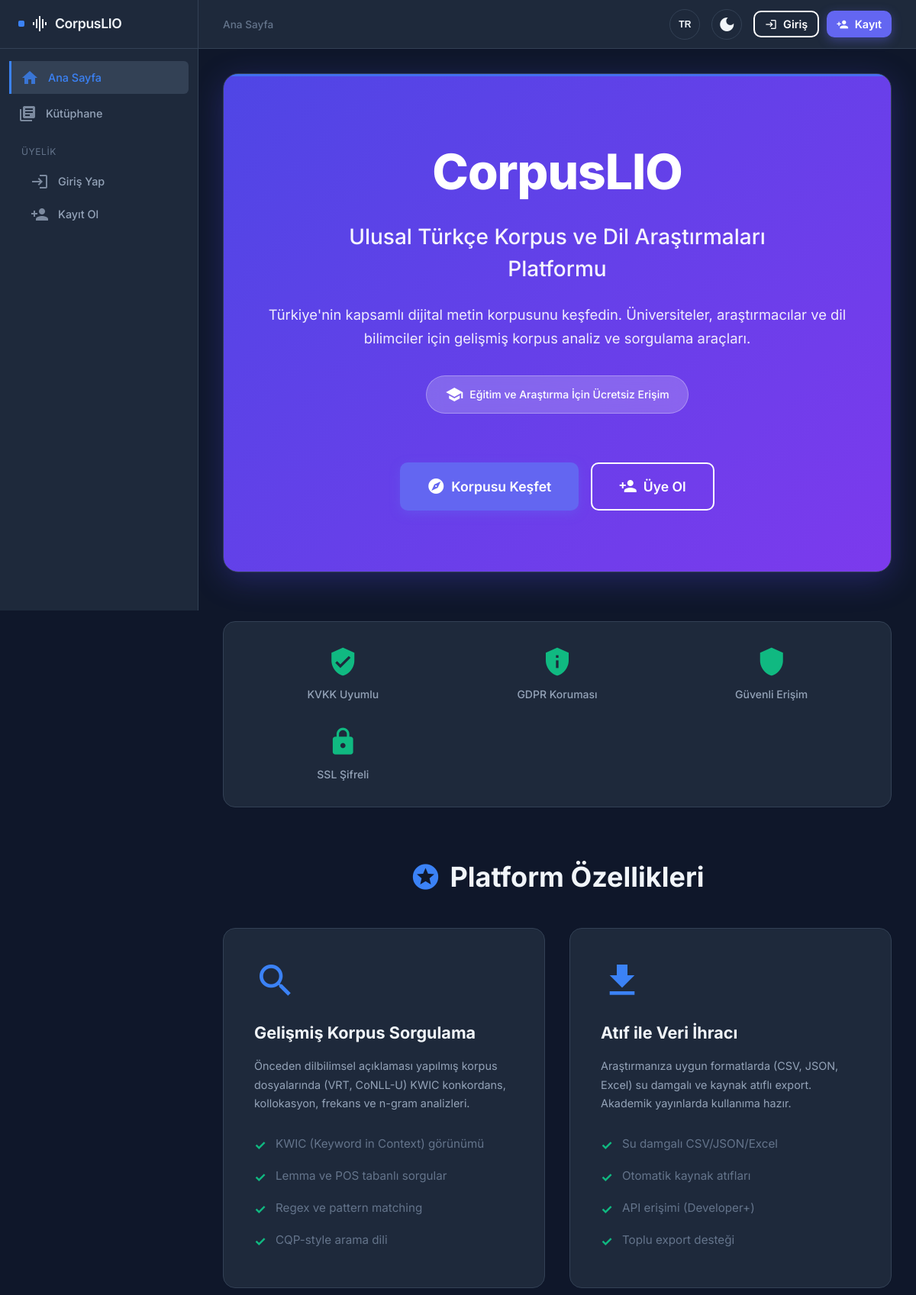
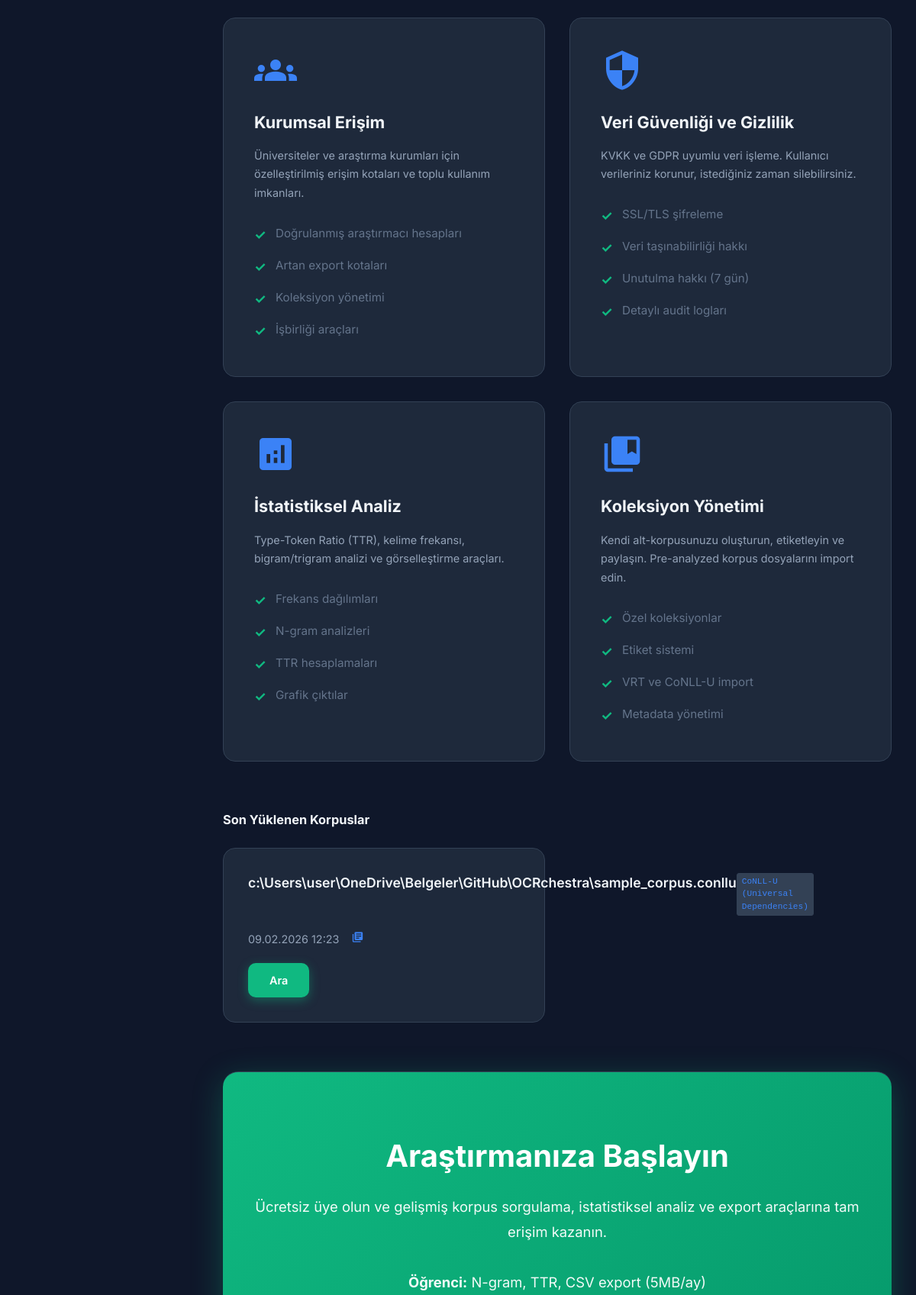
The page /tr/ (upper part) on the database its author committed (2 pictures, top to bottom).
### corpus/models.py (models this page shows, shortened)
class CorpusMetadata(models.Model):
    document = models.OneToOneField(
        Document,
        on_delete=models.CASCADE,
        related_name='corpus_metadata',
        verbose_name="Belge"
    )
    FORMAT_CHOICES = [
        ('vrt', 'VRT (Corpus Workbench)'),
        ('conllu', 'CoNLL-U (Universal Dependencies)'),
        ('plain', 'Plain Text'),
    ]
    source_format = models.CharField(
        max_length=20,
        choices=FORMAT_CHOICES,
        verbose_name="Kaynak Format"
    )
    global_metadata = models.JSONField(
        default=dict,
        blank=True,
        verbose_name="Global Metadata",
        help_text="Document-level attributes (author, date, genre, etc.)"
    )
    structural_annotations = models.JSONField(
        default=dict,
        blank=True,
        verbose_name="Yapısal Anotasyonlar",
        help_text="Paragraph, section, speaker information"
    )
    imported_at = models.DateTimeField(
        auto_now_add=True,
        verbose_name="İmport Tarihi"
    )
    imported_by = models.ForeignKey(
        User,
        on_delete=models.SET_NULL,
        null=True,
        blank=True,
        verbose_name="İmport Eden"
    )
    original_filename = models.CharField(
        max_length=500,
        verbose_name="Orijinal Dosya Adı"
    )
    file_hash = models.CharField(
        max_length=64,
        unique=True,
        verbose_name="Dosya Hash (SHA256)",
        help_text="Duplicate detection"
    )
    sentence_count = models.IntegerField(
        default=0,
        verbose_name="Cümle Sayısı"
    )
    unique_lemmas = models.IntegerField(
        default=0,
        verbose_name="Benzersiz Lemma Sayısı"
    )
    unique_forms = models.IntegerField(
        default=0,
        verbose_name="Benzersiz Form Sayısı"
    )
    class Meta:
        verbose_name = "Korpus Metadata"
        verbose_name_plural = "Korpus Metadata"

### corpus/views.py (the view)
# urls.py: path('', views.home_view, name='home'),
def home_view(request):
    from .models import Token, Sentence, CorpusMetadata
    total_corpora = CorpusMetadata.objects.count()
    total_documents = Document.objects.count()
    total_tokens = Token.objects.count()
    total_sentences = Sentence.objects.count()
    recent_corpora = CorpusMetadata.objects.select_related('document').all().order_by('-imported_at')[:4]
    total_collections = Collection.objects.count()
    from django.db.models import Count
    popular_tags = Tag.objects.annotate(
        doc_count=Count('documents')
    ).filter(doc_count__gt=0).order_by('-doc_count')[:10]
    context = {
        'total_corpora': total_corpora,
        'total_documents': total_documents,
        'total_tokens': total_tokens,
        'total_sentences': total_sentences,
        'total_collections': total_collections,
        'recent_corpora': recent_corpora,
        'popular_tags': popular_tags,
        'active_tab': 'home'
    }
    return render(request, 'corpus/home.html', context)

### templates/corpus/home.html (shortened to what this page needs)
{% extends "corpus/base.html" %}
{% load i18n %}
{% load corpus_extras %}
{% block content %}
<div class="hero-section" role="banner">
    <div class="hero-content">
        <h1 class="hero-title" id="main-heading">
            <span aria-label="CorpusLIO">CorpusLIO</span>
        </h1>
        <p class="hero-subtitle">Ulusal Türkçe Korpus ve Dil Araştırmaları Platformu</p>
        <p class="hero-description">
            Türkiye'nin kapsamlı dijital metin korpusunu keşfedin. Üniversiteler, araştırmacılar ve dil bilimciler için
            gelişmiş korpus analiz ve sorgulama araçları.
        </p>
        <div class="mission-badge" role="complementary" aria-label="Platform misyonu">
            <span class="material-icons" aria-hidden="true">school</span>
            <span>Eğitim ve Araştırma İçin Ücretsiz Erişim</span>
        </div>
        <div class="hero-buttons" role="navigation" aria-label="Ana eylemler">
            {% load auth_extras %}
            <a href="{% url 'corpus:library' %}" class="btn btn-primary btn-large"
                aria-label="Korpusu keşfetmeye başla">
                <span class="material-icons" aria-hidden="true">explore</span>
                <span>Korpusu Keşfet</span>
            </a>
            {% if user.is_authenticated %}
            <a href="{% url 'corpus:corpus_search' %}" class="btn btn-secondary btn-large"
                aria-label="Korpusta arama yap">
                <span class="material-icons" aria-hidden="true">search</span>
                <span>Korpus Ara</span>
            </a>
            <a href="{% url 'corpus:dashboard' %}" class="btn btn-outline btn-large"
                aria-label="Kontrol panelinize git">
                <span class="material-icons" aria-hidden="true">dashboard</span>
                <span>Dashboard</span>
            </a>
            {% else %}
            <a href="{% url 'corpus:register' %}" class="btn btn-outline btn-large" aria-label="Ücretsiz üye olun">
                <span class="material-icons" aria-hidden="true">person_add</span>
                <span>Üye Ol</span>
            </a>
            {% endif %}
        </div>
    </div>
</div>
<section class="trust-section" role="region" aria-labelledby="trust-heading">
    <div class="trust-grid">
        <div class="trust-item">
            <span class="material-icons" aria-hidden="true">verified_user</span>
            <span>KVKK Uyumlu</span>
        </div>
        <div class="trust-item">
            <span class="material-icons" aria-hidden="true">privacy_tip</span>
            <span>GDPR Koruması</span>
        </div>
        <div class="trust-item">
            <span class="material-icons" aria-hidden="true">shield</span>
            <span>Güvenli Erişim</span>
        </div>
        <div class="trust-item">
            <span class="material-icons" aria-hidden="true">https</span>
            <span>SSL Şifreli</span>
        </div>
    </div>
</section>
<section class="features-section" role="region" aria-labelledby="features-heading">
    <h2 id="features-heading" class="section-title">
        <span class="material-icons" aria-hidden="true">stars</span>
        Platform Özellikleri
    </h2>
    <div class="features-grid">
        <div class="feature-card" tabindex="0">
            <span class="material-icons feature-icon" aria-hidden="true">search</span>
            <h3>Gelişmiş Korpus Sorgulama</h3>
            <p>Önceden dilbilimsel açıklaması yapılmış korpus dosyalarında (VRT, CoNLL-U) KWIC konkordans, kollokasyon,
                frekans ve n-gram analizleri.</p>
            <ul class="feature-list" aria-label="Arama özellikleri">
                <li>KWIC (Keyword in Context) görünümü</li>
                <li>Lemma ve POS tabanlı sorgular</li>
                <li>Regex ve pattern matching</li>
                <li>CQP-style arama dili</li>
            </ul>
        </div>
        <div class="feature-card" tabindex="0">
            <span class="material-icons feature-icon" aria-hidden="true">download</span>
            <h3>Atıf ile Veri İhracı</h3>
            <p>Araştırmanıza uygun formatlarda (CSV, JSON, Excel) su damgalı ve kaynak atıflı export. Akademik
                yayınlarda kullanıma hazır.</p>
            <ul class="feature-list" aria-label="Export özellikleri">
                <li>Su damgalı CSV/JSON/Excel</li>
                <li>Otomatik kaynak atıfları</li>
                <li>API erişimi (Developer+)</li>
                <li>Toplu export desteği</li>
            </ul>
        </div>
        <div class="feature-card" tabindex="0">
            <span class="material-icons feature-icon" aria-hidden="true">groups</span>
            <h3>Kurumsal Erişim</h3>
            <p>Üniversiteler ve araştırma kurumları için özelleştirilmiş erişim kotaları ve toplu kullanım imkanları.
            </p>
            <ul class="feature-list" aria-label="Kurumsal özellikler">
                <li>Doğrulanmış araştırmacı hesapları</li>
                <li>Artan export kotaları</li>
                <li>Koleksiyon yönetimi</li>
                <li>İşbirliği araçları</li>
            </ul>
        </div>
        <div class="feature-card" tabindex="0">
            <span class="material-icons feature-icon" aria-hidden="true">security</span>
            <h3>Veri Güvenliği ve Gizlilik</h3>
            <p>KVKK ve GDPR uyumlu veri işleme. Kullanıcı verileriniz korunur, istediğiniz zaman silebilirsiniz.</p>
            <ul class="feature-list" aria-label="Güvenlik özellikleri">
                <li>SSL/TLS şifreleme</li>
                <li>Veri taşınabilirliği hakkı</li>
                <li>Unutulma hakkı (7 gün)</li>
                <li>Detaylı audit logları</li>
            </ul>
        </div>
        <div class="feature-card" tabindex="0">
            <span class="material-icons feature-icon" aria-hidden="true">analytics</span>
            <h3>İstatistiksel Analiz</h3>
            <p>Type-Token Ratio (TTR), kelime frekansı, bigram/trigram analizi ve görselleştirme araçları.</p>
            <ul class="feature-list" aria-label="Analiz özellikleri">
                <li>Frekans dağılımları</li>
                <li>N-gram analizleri</li>
                <li>TTR hesaplamaları</li>
                <li>Grafik çıktılar</li>
            </ul>
        </div>
        <div class="feature-card" tabindex="0">
            <span class="material-icons feature-icon" aria-hidden="true">collections_bookmark</span>
            <h3>Koleksiyon Yönetimi</h3>
            <p>Kendi alt-korpusunuzu oluşturun, etiketleyin ve paylaşın. Pre-analyzed korpus dosyalarını import edin.
            </p>
            <ul class="feature-list" aria-label="Koleksiyon özellikleri">
                <li>Özel koleksiyonlar</li>
                <li>Etiket sistemi</li>
                <li>VRT ve CoNLL-U import</li>
                <li>Metadata yönetimi</li>
            </ul>
        </div>
    </div>
</section>
{% if recent_corpora %}
<section class="recent-section">
    <h3 style="color:var(--text-main); margin-bottom:1.5rem;">Son Yüklenen Korpuslar</h3>
    <div class="recent-grid">
        {% for corpus in recent_corpora %}
        <div class="recent-card">
            <div class="recent-header">
                <h4>{{ corpus.original_filename|basename }}</h4>
                <span class="format-badge">{{ corpus.get_source_format_display }}</span>
            </div>
            <div class="recent-meta">
                <span>{{ corpus.imported_at|date:"d.m.Y H:i" }}</span>
                <span class="material-icons" style="color:var(--accent-primary); font-size:1rem;">library_books</span>
            </div>
            <a href="{% url 'corpus:corpus_search' %}?corpus={{ corpus.id }}"
                class="btn btn-secondary btn-small">Ara</a>
        </div>
        {% endfor %}
    </div>
</section>
{% endif %}
{% load auth_extras %}
{% if user.is_authenticated %}
<section class="cta-section" role="region" aria-labelledby="cta-heading">
    <h2 id="cta-heading">Korpusta Arama Yapın</h2>
    <p>Dilbilimsel açıklamalı korpus dosyalarında gelişmiş sorgulama araçlarıyla lemma, POS etiketi ve bağımlılık
        ilişkilerine dayalı aramalar yapın.</p>
    <div style="display: flex; gap: 15px; justify-content: center; margin-top: 25px; flex-wrap: wrap;">
        <a href="{% url 'corpus:corpus_search' %}" class="btn btn-primary btn-large" aria-label="KWIC konkordans arama">
            <span class="material-icons" aria-hidden="true">search</span>
            <span>KWIC Arama</span>
        </a>
        <a href="{% url 'corpus:collocation' %}" class="btn btn-outline btn-large"
            style="background: var(--bg-surface); color: var(--accent-primary); border-color: var(--accent-primary);"
            aria-label="Kollokasyon analizi">
            <span class="material-icons" aria-hidden="true">grain</span>
            <span>Kollokasyon</span>
        </a>
        <a href="{% url 'corpus:ngram' %}" class="btn btn-outline btn-large"
            style="background: var(--bg-surface); color: var(--accent-success); border-color: var(--accent-success);"
            aria-label="N-gram analizi">
            <span class="material-icons" aria-hidden="true">view_module</span>
            <span>N-gram</span>
        </a>
        <a href="{% url 'corpus:frequency' %}" class="btn btn-outline btn-large"
            style="background: var(--bg-surface); color: var(--accent-warning); border-color: var(--accent-warning);"
            aria-label="Frekans analizi">
            <span class="material-icons" aria-hidden="true">bar_chart</span>
            <span>Frekans</span>
        </a>
    </div>
</section>
{% else %}
<section class="cta-section" role="region" aria-labelledby="cta-heading">
    <h2 id="cta-heading">Araştırmanıza Başlayın</h2>
    <p>
        Ücretsiz üye olun ve gelişmiş korpus sorgulama, istatistiksel analiz ve export araçlarına tam erişim kazanın.
        <br><br>
        <strong>Öğrenci:</strong> N-gram, TTR, CSV export (5MB/ay)<br>
        <strong>Araştırmacı:</strong> Belge yükleme, koleksiyon yönetimi (20MB/ay)<br>
    </p>
</section>
{% endif %}
{% endblock %}

### rows shown on the page
CorpusMetadata: original_filename|basename "c:\\Users\\user\\OneDrive\\Belgeler\\GitHub\\OCRchestra\\sample_corpus.conllu", source_format "CoNLL-U (Universal Dependencies)", imported_at "09.02.2026 12:23"

### other values the page prints
{{ LANGUAGE_CODE|upper }} "TR"
